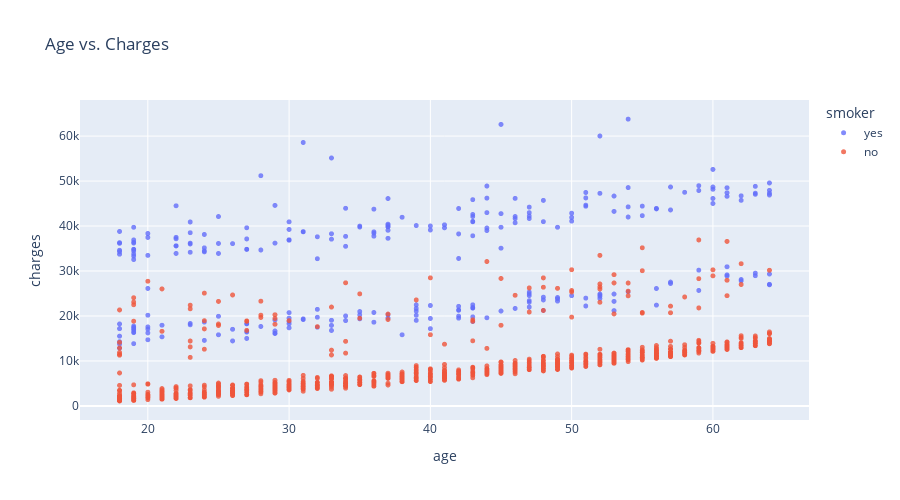

Source (notebook cell):
### Markdown cell above
Having looked at individual columns, we can now visualize the relationship between "charges" (the value we wish to predict) and other columns.

### Age and Charges

Let's visualize the relationship between "age" and "charges" using a scatter plot. Each point in the scatter plot represents one customer. We'll also use values in the "smoker" column to color the points.

### Code cell
fig = px.scatter(medical_df, 
                 x='age', 
                 y='charges', 
                 color='smoker', 
                 opacity=0.8, 
                 hover_data=['sex'], 
                 title='Age vs. Charges')
fig.update_traces(marker_size=5)
fig.update_layout(width=900,height =500)
fig.show()

### Figure 1 — Plotly figure (JSON) as saved in the notebook; plotly's stock layout.template omitted (floating-point values rounded to 4 significant figures; data arrays with more than 128 entries replaced by an {"elided": "..."} marker saying what was removed)
{"data": [{"customdata": {"elided": "274x1 str values"}, "hovertemplate": "smoker=yes<br>age=%{x}<br>charges=%{y}<br>sex=%{customdata[0]}<extra></extra>", "legendgroup": "yes", "marker": {"color": "#636efa", "opacity": 0.8, "size": 5, "symbol": "circle"}, "mode": "markers", "name": "yes", "showlegend": true, "type": "scattergl", "x": {"elided": "274 int values"}, "xaxis": "x", "y": {"elided": "274 float values"}, "yaxis": "y"}, {"customdata": {"elided": "1064x1 str values"}, "hovertemplate": "smoker=no<br>age=%{x}<br>charges=%{y}<br>sex=%{customdata[0]}<extra></extra>", "legendgroup": "no", "marker": {"color": "#EF553B", "opacity": 0.8, "size": 5, "symbol": "circle"}, "mode": "markers", "name": "no", "showlegend": true, "type": "scattergl", "x": {"elided": "1064 int values"}, "xaxis": "x", "y": {"elided": "1064 float values"}, "yaxis": "y"}], "layout": {"height": 500, "legend": {"title": {"text": "smoker"}, "tracegroupgap": 0}, "title": {"text": "Age vs. Charges"}, "width": 900, "xaxis": {"anchor": "y", "domain": [0, 1], "title": {"text": "age"}}, "yaxis": {"anchor": "x", "domain": [0, 1], "title": {"text": "charges"}}}}
